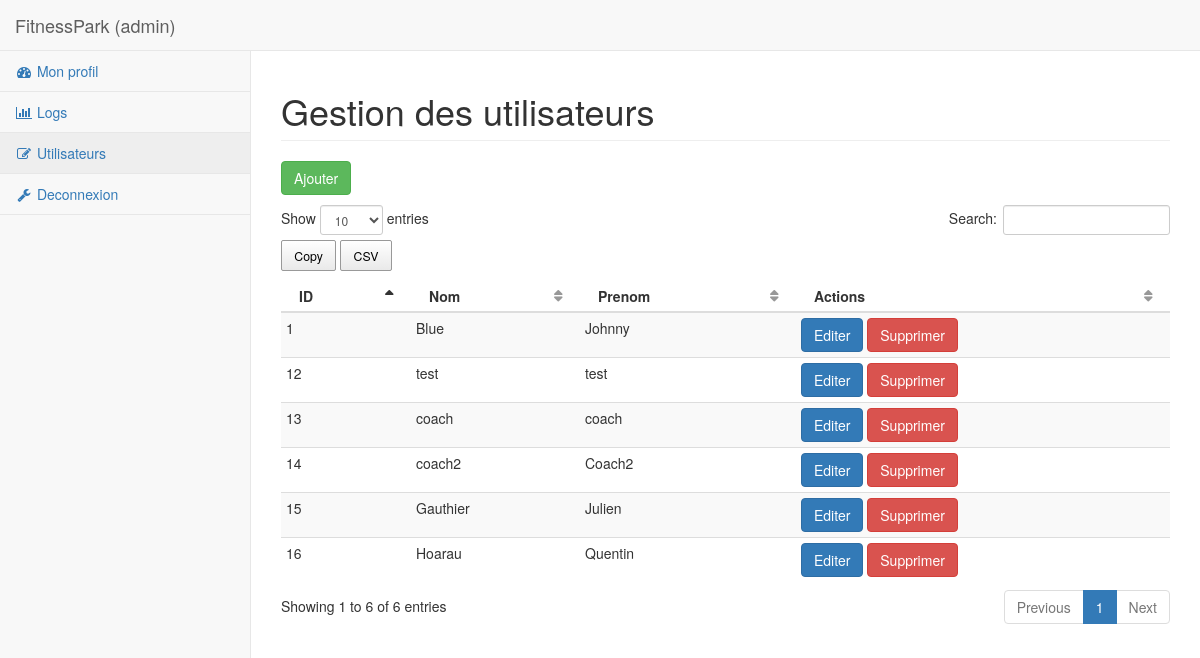
/public/index.php?p=admin.users.index (signed in), run on the app's committed database.
### tables this page shows
CREATE TABLE IF NOT EXISTS `users` (
  `id` int(11) NOT NULL AUTO_INCREMENT,
  `email` varchar(255) DEFAULT NULL,
  `password` varchar(255) DEFAULT NULL,
  `lastName` varchar(255) DEFAULT NULL,
  `firstName` varchar(255) DEFAULT NULL,
  `description` longtext,
  `type` enum('customer','coach','admin') DEFAULT NULL,
  PRIMARY KEY (`id`)
);

### core/Controller/Controller.php (called while the page is built, shortened)
<?php
class Controller
{
    protected $viewPath;
    protected function render($view, $variables = [])
    {
        extract($variables);
        require($this->viewPath . str_replace(".", "/", $view) . '.php');
    }
}

### app/Controller/Admin/UsersController.php (called while the page is built, shortened)
<?php
class UsersController extends AppController
{
    public function index()
    {
        $items = $this->User->all();
        $this->render('admin.users.index', compact('items'));
    }
}

### core/Table/Table.php (called while the page is built, shortened)
<?php
class Table
{
    protected $table;
    protected $db;
    public function __construct(Database $db)
    {
        $this->db = $db;
        if( is_null($this->table) ){
            $parts = explode('\\', get_class($this));
            $class_name = end($parts);
            $this->table = strtolower(str_replace('Table', '', $class_name)) . 's';
        }
    }
    public function all()
    {
        return $this->query('SELECT * FROM ' . $this->table);
    }
    public function query($statement, $attributes = null, $one = false)
    {
        if($attributes){
            $datas = $this->db->prepare(
                $statement,
                $attributes,
                str_replace('Table', 'Entity', get_class($this)),
                $one
            );
        } else {
            $datas = $this->db->query(
                $statement,
                str_replace('Table', 'Entity', get_class($this)),
                $one
            );
        }
        return $datas;
    }
}

### core/Database/MysqlDatabase.php (called while the page is built, shortened)
<?php
class MysqlDatabase extends Database{
    private $db_name;
    private $db_user;
    private $db_pass;
    private $db_host;
    private $pdo;
    public function __construct($db_name, $db_user = 'root', $db_pass = '', $db_host = 'localhost'){
        $this->db_name = $db_name;
        $this->db_user = $db_user;
        $this->db_pass = $db_pass;
        $this->db_host = $db_host;
    }
    public function getPDO(){
        if($this->pdo === null){
            $pdo = new PDO('mysql:dbname=' . $this->db_name . ';host=' . $this->db_host, $this->db_user, $this->db_pass);
            $pdo->setAttribute(PDO::ATTR_ERRMODE, PDO::ERRMODE_EXCEPTION);
            $this->pdo = $pdo;
        }
        return $this->pdo;
    }
    public function query($statement, $class_name = null, $one = false)
    {
        $req = $this->getPDO()->query($statement);
        if( $class_name === null ){
            $req->setFetchMode(PDO::FETCH_OBJ);
        } else {
            $req->setFetchMode(PDO::FETCH_CLASS, $class_name);
        }
        if($one){
            $datas = $req->fetch();
        } else {
            $datas = $req->fetchAll();
        }
        return $datas;
    }
}

### app/Autoloader.php (called while the page is built, shortened)
<?php
class Autoloader
{
	static function autoload($class){
            if( strpos($class, __NAMESPACE__ . '\\') === 0 ){
                $class = str_replace(__NAMESPACE__ . '\\', '', $class);
                $class = str_replace('\\', '/', $class);
            }
	}
}

### app/Views/admin/users/index.php (the view, shortened to what this page needs)
<div class="row">
    <div class="col-lg-12">
    <h1 class="page-header">Gestion des utilisateurs</h1>
    </div>
</div>
<p>
    <a href="?p=admin.users.add" class="btn btn-success">Ajouter</a>
</p>
<div class="dataTable_wrapper">
    <table class="table table-striped table-condensed fitnesspark-datatable">
        <thead>
            <tr>
                <th>ID</th>
                <th>Nom</th>
                <th>Prenom</th>
                <th>Actions</th>
            </tr>
        </thead>
        <tbody>
            <?php foreach($items as $user) : ?>
            <tr>
                <td><?= $user->id; ?></td>
                <td><?= $user->lastName; ?></td>
                <td><?= $user->firstName; ?></td>
                <td>
                    <a class="btn btn-primary" href="?p=admin.users.edit&id=<?= $user->id; ?>">Editer</a>
                    <form action="?p=admin.users.delete" method="post" style="display: inline;">
                        <button type="submit" class="btn btn-danger">Supprimer</button>
                    </form>
                </td>
            </tr>
            <?php endforeach; ?>
        </tbody>
    </table>
</div>

### public/css/style.css (style rules this page uses)
.fitnesspark-datatable { border-spacing : 0 !important; width: 100% !important; }

### data on the page
users: id "1", lastName "Blue", firstName "Johnny"
users: id "16", lastName "Hoarau", firstName "Quentin"
users: id "15", lastName "Gauthier", firstName "Julien"
users: id "14", lastName "coach2", firstName "Coach2"
users: id "13", lastName "coach", firstName "coach"
users: id "12", lastName "test", firstName "test"
